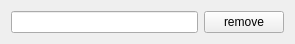
<?xml version="1.0" encoding="UTF-8"?>
<ui version="4.0">
 <class>Form</class>
 <widget class="QWidget" name="Form">
  <property name="geometry">
   <rect>
    <x>0</x>
    <y>0</y>
    <width>295</width>
    <height>43</height>
   </rect>
  </property>
  <property name="windowTitle">
   <string>Form</string>
  </property>
  <layout class="QGridLayout" name="gridLayout">
   <item row="0" column="0">
    <layout class="QHBoxLayout" name="horizontalLayout">
     <item>
      <widget class="QLineEdit" name="flt_line"/>
     </item>
     <item>
      <widget class="QPushButton" name="flt_remove_btn">
       <property name="text">
        <string>remove</string>
       </property>
      </widget>
     </item>
    </layout>
   </item>
  </layout>
 </widget>
 <resources/>
 <connections/>
</ui>
